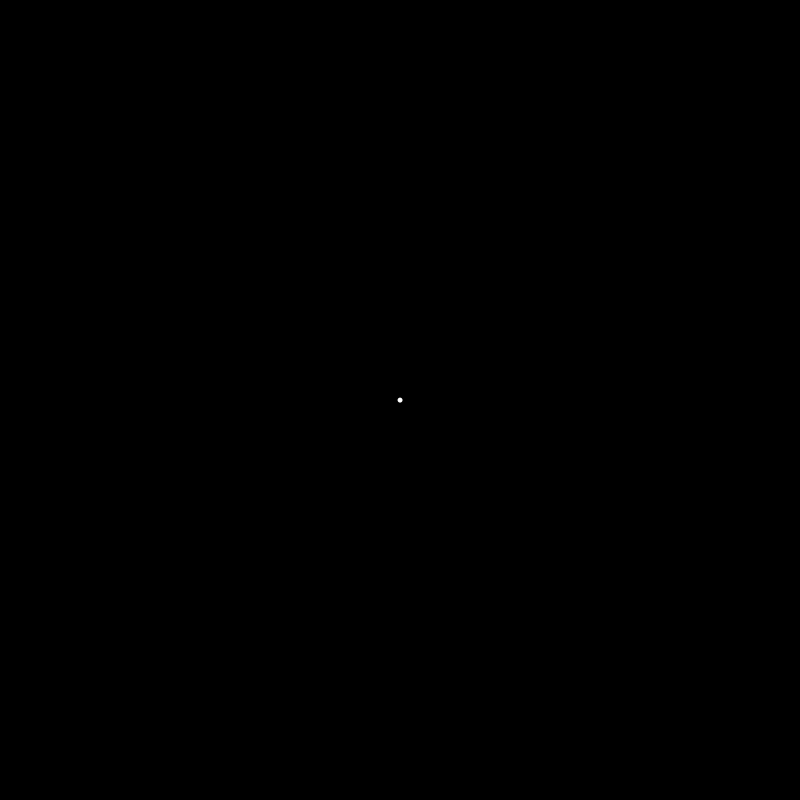
Frame 1 (no input)
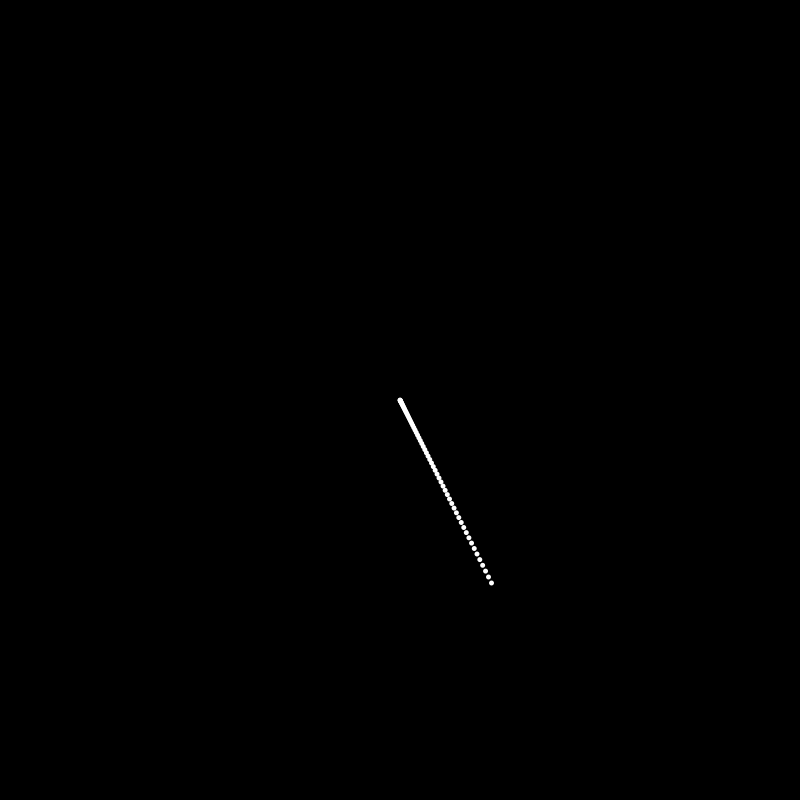
Frame 60 (the mouse pressed at the canvas centre just before this capture)
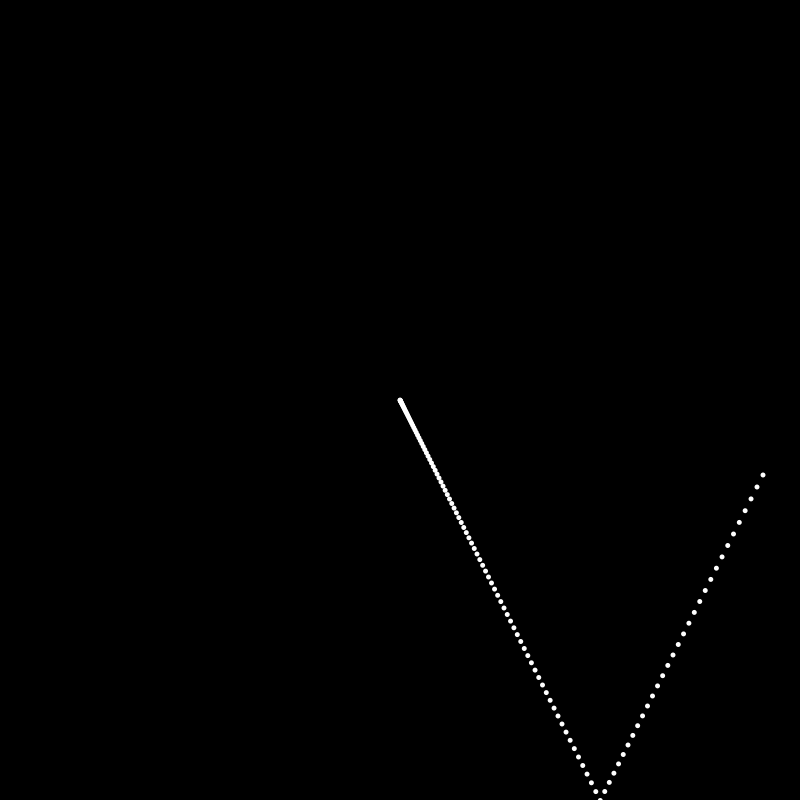
Frame 120 (the mouse held since frame 60 and released just before this capture)

The Processing sketch that drew these frames (run headless with seeded random() and noise(); from frame 60 on, the mouse is pressed at the canvas centre):

// Processing sketch: accel
// ── accel.pde
float particleSize = 5;
float px, py;
float vx, vy;
float ax, ay;

void setup() {
  size(800,800);
  fill(255);
  noStroke();

  px = width/2;
  py = height/2;

  vx = 0;
  vy = 0;

  ax = 0.05;
  ay = 0.1;
  background(0);

}

void draw() {
  // Update velocity
  vx = vx + ax;
  vy = vy + ay;

  // Update position
  px = px + vx;
  py = py + vy;

  // Bounce off
  float r = particleSize /2;
  if (px <=r || px >= width-r) {
    vx = -vx;
    ax = -ax;
  }

  if (py <=r || py >= height-r) {
    vy = -vy;
    ay = -ay;
  }
  
  circle(px, py, particleSize);
}
